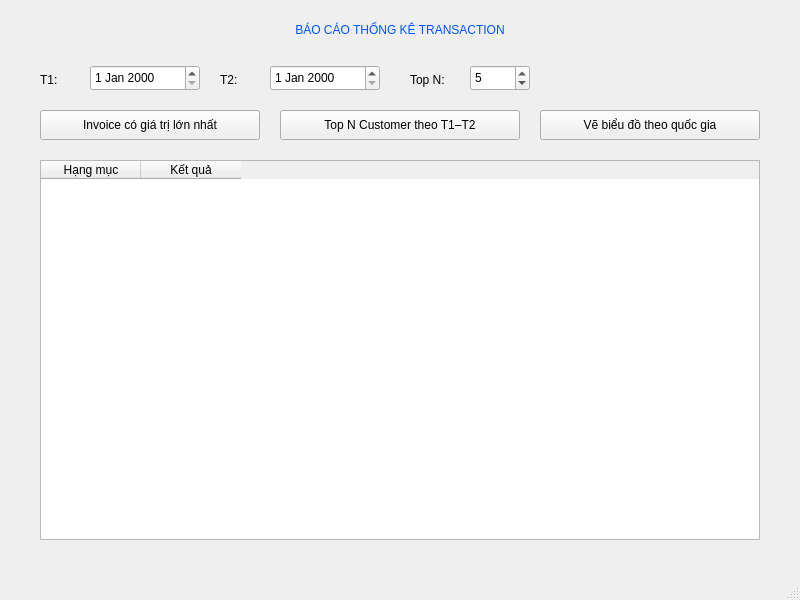
<?xml version="1.0" encoding="UTF-8"?>
<ui version="4.0">
 <class>MainWindow</class>
 <widget class="QMainWindow" name="MainWindow">
  <property name="geometry">
   <rect>
    <x>0</x>
    <y>0</y>
    <width>800</width>
    <height>600</height>
   </rect>
  </property>
  <property name="windowTitle">
   <string>Thống kê giao dịch</string>
  </property>
  <widget class="QWidget" name="centralwidget">
   <!-- Tiêu đề -->
   <widget class="QLabel" name="labelTitle">
    <property name="geometry">
     <rect>
      <x>10</x>
      <y>10</y>
      <width>780</width>
      <height>40</height>
     </rect>
    </property>
    <property name="text">
     <string>BÁO CÁO THỐNG KÊ TRANSACTION</string>
    </property>
    <property name="alignment">
     <set>Qt::AlignCenter</set>
    </property>
    <property name="styleSheet">
     <string notr="true">font: bold 18pt "Segoe UI"; color: #0055ff;</string>
    </property>
   </widget>

   <!-- Nhập T1, T2 -->
   <widget class="QLabel" name="labelT1">
    <property name="geometry">
     <rect>
      <x>40</x>
      <y>70</y>
      <width>50</width>
      <height>20</height>
     </rect>
    </property>
    <property name="text">
     <string>T1:</string>
    </property>
   </widget>
   <widget class="QDateEdit" name="dateEditT1">
    <property name="geometry">
     <rect>
      <x>90</x>
      <y>65</y>
      <width>110</width>
      <height>26</height>
     </rect>
    </property>
   </widget>
   <widget class="QLabel" name="labelT2">
    <property name="geometry">
     <rect>
      <x>220</x>
      <y>70</y>
      <width>50</width>
      <height>20</height>
     </rect>
    </property>
    <property name="text">
     <string>T2:</string>
    </property>
   </widget>
   <widget class="QDateEdit" name="dateEditT2">
    <property name="geometry">
     <rect>
      <x>270</x>
      <y>65</y>
      <width>110</width>
      <height>26</height>
     </rect>
    </property>
   </widget>

   <!-- Top N -->
   <widget class="QLabel" name="labelN">
    <property name="geometry">
     <rect>
      <x>410</x>
      <y>70</y>
      <width>60</width>
      <height>20</height>
     </rect>
    </property>
    <property name="text">
     <string>Top N:</string>
    </property>
   </widget>
   <widget class="QSpinBox" name="spinBoxN">
    <property name="geometry">
     <rect>
      <x>470</x>
      <y>65</y>
      <width>60</width>
      <height>26</height>
     </rect>
    </property>
    <property name="minimum">
     <number>1</number>
    </property>
    <property name="maximum">
     <number>50</number>
    </property>
    <property name="value">
     <number>5</number>
    </property>
   </widget>

   <!-- Các nút chức năng -->
   <widget class="QPushButton" name="btnInvoiceMax">
    <property name="geometry">
     <rect>
      <x>40</x>
      <y>110</y>
      <width>220</width>
      <height>30</height>
     </rect>
    </property>
    <property name="text">
     <string>Invoice có giá trị lớn nhất</string>
    </property>
   </widget>

   <widget class="QPushButton" name="btnTopCustomer">
    <property name="geometry">
     <rect>
      <x>280</x>
      <y>110</y>
      <width>240</width>
      <height>30</height>
     </rect>
    </property>
    <property name="text">
     <string>Top N Customer theo T1–T2</string>
    </property>
   </widget>

   <widget class="QPushButton" name="btnChart">
    <property name="geometry">
     <rect>
      <x>540</x>
      <y>110</y>
      <width>220</width>
      <height>30</height>
     </rect>
    </property>
    <property name="text">
     <string>Vẽ biểu đồ theo quốc gia</string>
    </property>
   </widget>

   <!-- Bảng hiển thị kết quả -->
   <widget class="QTableWidget" name="tableWidget">
    <property name="geometry">
     <rect>
      <x>40</x>
      <y>160</y>
      <width>720</width>
      <height>380</height>
     </rect>
    </property>
    <property name="columnCount">
     <number>2</number>
    </property>
    <column>
     <property name="text">
      <string>Hạng mục</string>
     </property>
    </column>
    <column>
     <property name="text">
      <string>Kết quả</string>
     </property>
    </column>
   </widget>

  </widget>
  <widget class="QMenuBar" name="menubar"/>
  <widget class="QStatusBar" name="statusbar"/>
 </widget>
 <resources/>
 <connections/>
</ui>
